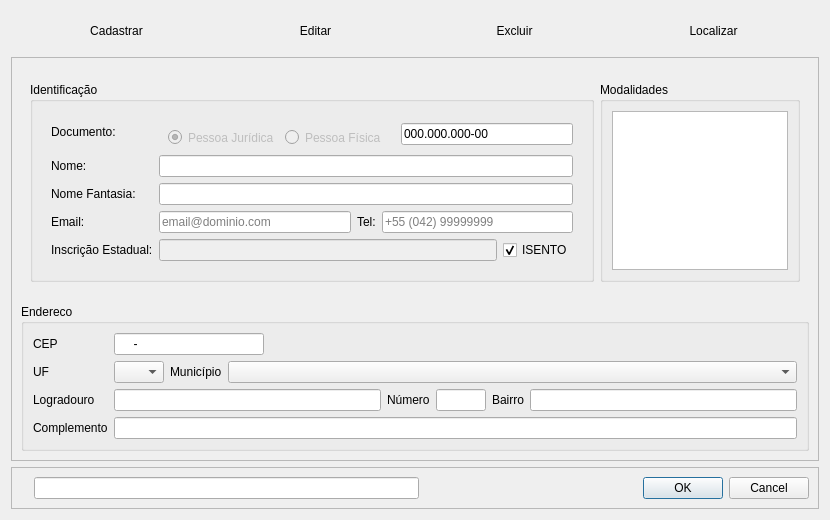
<?xml version="1.0" encoding="UTF-8"?>
<ui version="4.0">
 <class>CadastroPessoa</class>
 <widget class="QWidget" name="CadastroPessoa">
  <property name="windowModality">
   <enum>Qt::NonModal</enum>
  </property>
  <property name="geometry">
   <rect>
    <x>0</x>
    <y>0</y>
    <width>830</width>
    <height>520</height>
   </rect>
  </property>
  <property name="sizePolicy">
   <sizepolicy hsizetype="Minimum" vsizetype="Minimum">
    <horstretch>0</horstretch>
    <verstretch>0</verstretch>
   </sizepolicy>
  </property>
  <property name="minimumSize">
   <size>
    <width>830</width>
    <height>520</height>
   </size>
  </property>
  <property name="windowTitle">
   <string>Cadastrar Pessoa</string>
  </property>
  <layout class="QGridLayout" name="gridLayout_2">
   <item row="0" column="0">
    <layout class="QVBoxLayout" name="verticalLayout">
     <item>
      <widget class="QWidget" name="frame_menu" native="true">
       <property name="maximumSize">
        <size>
         <width>16777215</width>
         <height>60</height>
        </size>
       </property>
       <layout class="QHBoxLayout" name="horizontalLayout_4">
        <item>
         <layout class="QHBoxLayout" name="horizontalLayout_3">
          <item>
           <widget class="QPushButton" name="pushButton_cadastrar">
            <property name="text">
             <string>Cadastrar</string>
            </property>
            <property name="checkable">
             <bool>false</bool>
            </property>
            <property name="default">
             <bool>false</bool>
            </property>
            <property name="flat">
             <bool>true</bool>
            </property>
           </widget>
          </item>
          <item>
           <widget class="QPushButton" name="pushButton_editar">
            <property name="text">
             <string>Editar</string>
            </property>
            <property name="checkable">
             <bool>false</bool>
            </property>
            <property name="default">
             <bool>false</bool>
            </property>
            <property name="flat">
             <bool>true</bool>
            </property>
           </widget>
          </item>
          <item>
           <widget class="QPushButton" name="pushButton_excluir">
            <property name="text">
             <string>Excluir</string>
            </property>
            <property name="checkable">
             <bool>false</bool>
            </property>
            <property name="default">
             <bool>false</bool>
            </property>
            <property name="flat">
             <bool>true</bool>
            </property>
           </widget>
          </item>
          <item>
           <widget class="QPushButton" name="pushButton_localizar">
            <property name="text">
             <string>Localizar</string>
            </property>
            <property name="checkable">
             <bool>false</bool>
            </property>
            <property name="default">
             <bool>false</bool>
            </property>
            <property name="flat">
             <bool>true</bool>
            </property>
           </widget>
          </item>
         </layout>
        </item>
       </layout>
      </widget>
     </item>
     <item>
      <widget class="QFrame" name="frame_contents">
       <property name="frameShape">
        <enum>QFrame::StyledPanel</enum>
       </property>
       <property name="frameShadow">
        <enum>QFrame::Raised</enum>
       </property>
       <layout class="QGridLayout" name="gridLayout_7">
        <item row="1" column="0">
         <widget class="QFrame" name="frame_identificacao_modalidade">
          <property name="maximumSize">
           <size>
            <width>16777215</width>
            <height>250</height>
           </size>
          </property>
          <layout class="QHBoxLayout" name="horizontalLayout_identificacao">
           <item>
            <widget class="QGroupBox" name="groupBox_identificacao">
             <property name="maximumSize">
              <size>
               <width>16777215</width>
               <height>200</height>
              </size>
             </property>
             <property name="title">
              <string>Identificação</string>
             </property>
             <layout class="QGridLayout" name="gridLayout_3">
              <item row="0" column="0">
               <widget class="QWidget" name="widget_identificacao" native="true">
                <property name="minimumSize">
                 <size>
                  <width>500</width>
                  <height>0</height>
                 </size>
                </property>
                <layout class="QFormLayout" name="formLayout_identificacao">
                 <property name="sizeConstraint">
                  <enum>QLayout::SetDefaultConstraint</enum>
                 </property>
                 <item row="1" column="0">
                  <widget class="QLabel" name="label_nome">
                   <property name="text">
                    <string>Nome:</string>
                   </property>
                  </widget>
                 </item>
                 <item row="1" column="1">
                  <widget class="QLineEdit" name="lineEdit_nome">
                   <property name="inputMask">
                    <string/>
                   </property>
                   <property name="maxLength">
                    <number>100</number>
                   </property>
                   <property name="cursorMoveStyle">
                    <enum>Qt::VisualMoveStyle</enum>
                   </property>
                   <property name="clearButtonEnabled">
                    <bool>false</bool>
                   </property>
                  </widget>
                 </item>
                 <item row="2" column="0">
                  <widget class="QLabel" name="label_fantasia">
                   <property name="text">
                    <string>Nome Fantasia:</string>
                   </property>
                  </widget>
                 </item>
                 <item row="2" column="1">
                  <widget class="QLineEdit" name="lineEdit_fantasia">
                   <property name="inputMask">
                    <string/>
                   </property>
                   <property name="maxLength">
                    <number>100</number>
                   </property>
                  </widget>
                 </item>
                 <item row="3" column="0">
                  <widget class="QLabel" name="label">
                   <property name="text">
                    <string>Email:</string>
                   </property>
                  </widget>
                 </item>
                 <item row="3" column="1">
                  <layout class="QHBoxLayout" name="horizontalLayout_2">
                   <item>
                    <layout class="QHBoxLayout" name="horizontalLayout_5">
                     <item>
                      <widget class="QLineEdit" name="lineEdit_email">
                       <property name="inputMask">
                        <string/>
                       </property>
                       <property name="text">
                        <string/>
                       </property>
                       <property name="maxLength">
                        <number>100</number>
                       </property>
                       <property name="dragEnabled">
                        <bool>false</bool>
                       </property>
                       <property name="placeholderText">
                        <string>email@dominio.com</string>
                       </property>
                      </widget>
                     </item>
                     <item>
                      <widget class="QLabel" name="label_3">
                       <property name="text">
                        <string>Tel:</string>
                       </property>
                      </widget>
                     </item>
                     <item>
                      <widget class="QLineEdit" name="lineEdit_telefone">
                       <property name="inputMask">
                        <string/>
                       </property>
                       <property name="text">
                        <string/>
                       </property>
                       <property name="maxLength">
                        <number>32767</number>
                       </property>
                       <property name="placeholderText">
                        <string>+55 (042) 99999999</string>
                       </property>
                      </widget>
                     </item>
                    </layout>
                   </item>
                  </layout>
                 </item>
                 <item row="4" column="0">
                  <widget class="QLabel" name="label_IE">
                   <property name="text">
                    <string>Inscrição Estadual:</string>
                   </property>
                  </widget>
                 </item>
                 <item row="4" column="1">
                  <layout class="QHBoxLayout" name="horizontalLayout_IE">
                   <item>
                    <widget class="QLineEdit" name="lineEdit_IE">
                     <property name="enabled">
                      <bool>false</bool>
                     </property>
                     <property name="maxLength">
                      <number>15</number>
                     </property>
                    </widget>
                   </item>
                   <item>
                    <widget class="QCheckBox" name="checkBox_isento">
                     <property name="sizePolicy">
                      <sizepolicy hsizetype="Minimum" vsizetype="Minimum">
                       <horstretch>0</horstretch>
                       <verstretch>0</verstretch>
                      </sizepolicy>
                     </property>
                     <property name="text">
                      <string>ISENTO</string>
                     </property>
                     <property name="checked">
                      <bool>true</bool>
                     </property>
                    </widget>
                   </item>
                  </layout>
                 </item>
                 <item row="0" column="0">
                  <widget class="QLabel" name="label_documento">
                   <property name="text">
                    <string>Documento:</string>
                   </property>
                  </widget>
                 </item>
                 <item row="0" column="1">
                  <layout class="QHBoxLayout" name="horizontalLayout_10">
                   <item>
                    <widget class="QWidget" name="widget_tipo_pessoa" native="true">
                     <property name="enabled">
                      <bool>false</bool>
                     </property>
                     <layout class="QHBoxLayout" name="horizontalLayout_tipo_pessoa">
                      <property name="sizeConstraint">
                       <enum>QLayout::SetMinimumSize</enum>
                      </property>
                      <item>
                       <widget class="QRadioButton" name="radioButton_pj">
                        <property name="maximumSize">
                         <size>
                          <width>16777215</width>
                          <height>17</height>
                         </size>
                        </property>
                        <property name="text">
                         <string>Pessoa Jurídica</string>
                        </property>
                        <property name="checked">
                         <bool>true</bool>
                        </property>
                        <property name="autoRepeat">
                         <bool>false</bool>
                        </property>
                       </widget>
                      </item>
                      <item>
                       <widget class="QRadioButton" name="radioButton_pf">
                        <property name="maximumSize">
                         <size>
                          <width>16777215</width>
                          <height>17</height>
                         </size>
                        </property>
                        <property name="text">
                         <string>Pessoa Física</string>
                        </property>
                        <property name="checked">
                         <bool>false</bool>
                        </property>
                        <property name="autoRepeat">
                         <bool>false</bool>
                        </property>
                       </widget>
                      </item>
                     </layout>
                    </widget>
                   </item>
                   <item>
                    <widget class="QLineEdit" name="lineEdit_documento">
                     <property name="maximumSize">
                      <size>
                       <width>250</width>
                       <height>16777215</height>
                      </size>
                     </property>
                     <property name="inputMask">
                      <string>999.999.999-99</string>
                     </property>
                     <property name="text">
                      <string>000.000.000-00</string>
                     </property>
                     <property name="maxLength">
                      <number>14</number>
                     </property>
                    </widget>
                   </item>
                  </layout>
                 </item>
                </layout>
               </widget>
              </item>
             </layout>
            </widget>
           </item>
           <item>
            <widget class="QGroupBox" name="groupBox_modalidade">
             <property name="sizePolicy">
              <sizepolicy hsizetype="Minimum" vsizetype="Minimum">
               <horstretch>0</horstretch>
               <verstretch>0</verstretch>
              </sizepolicy>
             </property>
             <property name="maximumSize">
              <size>
               <width>200</width>
               <height>200</height>
              </size>
             </property>
             <property name="title">
              <string>Modalidades</string>
             </property>
             <layout class="QGridLayout" name="gridLayout">
              <item row="0" column="0">
               <widget class="QListWidget" name="listWidget_modalidade">
                <property name="maximumSize">
                 <size>
                  <width>16777215</width>
                  <height>16777215</height>
                 </size>
                </property>
                <property name="tabKeyNavigation">
                 <bool>true</bool>
                </property>
                <property name="showDropIndicator" stdset="0">
                 <bool>false</bool>
                </property>
                <property name="selectionMode">
                 <enum>QAbstractItemView::MultiSelection</enum>
                </property>
                <property name="selectionBehavior">
                 <enum>QAbstractItemView::SelectRows</enum>
                </property>
                <property name="viewMode">
                 <enum>QListView::ListMode</enum>
                </property>
               </widget>
              </item>
             </layout>
            </widget>
           </item>
          </layout>
         </widget>
        </item>
        <item row="2" column="0">
         <widget class="QGroupBox" name="groupBox_endereco">
          <property name="title">
           <string>Endereco</string>
          </property>
          <layout class="QHBoxLayout" name="horizontalLayout_6">
           <property name="spacing">
            <number>6</number>
           </property>
           <item>
            <layout class="QFormLayout" name="formLayout_enderco">
             <property name="leftMargin">
              <number>0</number>
             </property>
             <item row="0" column="0">
              <widget class="QLabel" name="label_cep">
               <property name="text">
                <string>CEP</string>
               </property>
              </widget>
             </item>
             <item row="0" column="1">
              <layout class="QHBoxLayout" name="horizontalLayout_11">
               <item>
                <widget class="QLineEdit" name="lineEdit_cep">
                 <property name="maximumSize">
                  <size>
                   <width>150</width>
                   <height>16777215</height>
                  </size>
                 </property>
                 <property name="inputMask">
                  <string>99999-999</string>
                 </property>
                 <property name="maxLength">
                  <number>9</number>
                 </property>
                </widget>
               </item>
               <item>
                <widget class="QLabel" name="label_endereco_id">
                 <property name="text">
                  <string/>
                 </property>
                 <property name="alignment">
                  <set>Qt::AlignRight|Qt::AlignTrailing|Qt::AlignVCenter</set>
                 </property>
                </widget>
               </item>
              </layout>
             </item>
             <item row="1" column="0">
              <widget class="QLabel" name="label_uf">
               <property name="text">
                <string>UF</string>
               </property>
              </widget>
             </item>
             <item row="1" column="1">
              <layout class="QHBoxLayout" name="horizontalLayout_9">
               <item>
                <widget class="QComboBox" name="comboBox_uf">
                 <property name="maximumSize">
                  <size>
                   <width>50</width>
                   <height>16777215</height>
                  </size>
                 </property>
                 <property name="font">
                  <font>
                   <pointsize>8</pointsize>
                  </font>
                 </property>
                </widget>
               </item>
               <item>
                <widget class="QLabel" name="label_municipio">
                 <property name="sizePolicy">
                  <sizepolicy hsizetype="Fixed" vsizetype="Preferred">
                   <horstretch>0</horstretch>
                   <verstretch>0</verstretch>
                  </sizepolicy>
                 </property>
                 <property name="text">
                  <string>Município</string>
                 </property>
                </widget>
               </item>
               <item>
                <widget class="QComboBox" name="comboBox_municipio">
                 <property name="sizePolicy">
                  <sizepolicy hsizetype="Minimum" vsizetype="Minimum">
                   <horstretch>0</horstretch>
                   <verstretch>0</verstretch>
                  </sizepolicy>
                 </property>
                 <property name="maximumSize">
                  <size>
                   <width>16777215</width>
                   <height>16777215</height>
                  </size>
                 </property>
                 <property name="frame">
                  <bool>true</bool>
                 </property>
                </widget>
               </item>
              </layout>
             </item>
             <item row="2" column="0">
              <widget class="QLabel" name="label_logradouro">
               <property name="text">
                <string>Logradouro</string>
               </property>
              </widget>
             </item>
             <item row="2" column="1">
              <layout class="QHBoxLayout" name="horizontalLayout_7">
               <item>
                <widget class="QLineEdit" name="lineEdit_logradouro">
                 <property name="maximumSize">
                  <size>
                   <width>16777215</width>
                   <height>16777215</height>
                  </size>
                 </property>
                 <property name="inputMask">
                  <string/>
                 </property>
                 <property name="maxLength">
                  <number>80</number>
                 </property>
                </widget>
               </item>
               <item>
                <widget class="QLabel" name="label_numero">
                 <property name="text">
                  <string>Número</string>
                 </property>
                </widget>
               </item>
               <item>
                <widget class="QLineEdit" name="lineEdit_numero">
                 <property name="maximumSize">
                  <size>
                   <width>50</width>
                   <height>16777215</height>
                  </size>
                 </property>
                 <property name="inputMask">
                  <string>00000</string>
                 </property>
                 <property name="maxLength">
                  <number>5</number>
                 </property>
                </widget>
               </item>
               <item>
                <widget class="QLabel" name="label_bairro">
                 <property name="text">
                  <string>Bairro</string>
                 </property>
                </widget>
               </item>
               <item>
                <widget class="QLineEdit" name="lineEdit_bairro">
                 <property name="inputMask">
                  <string/>
                 </property>
                 <property name="maxLength">
                  <number>80</number>
                 </property>
                </widget>
               </item>
              </layout>
             </item>
             <item row="3" column="0">
              <widget class="QLabel" name="label_complemento">
               <property name="text">
                <string>Complemento</string>
               </property>
              </widget>
             </item>
             <item row="3" column="1">
              <widget class="QLineEdit" name="lineEdit_complemento">
               <property name="inputMask">
                <string/>
               </property>
               <property name="text">
                <string/>
               </property>
               <property name="maxLength">
                <number>100</number>
               </property>
              </widget>
             </item>
            </layout>
           </item>
          </layout>
         </widget>
        </item>
       </layout>
      </widget>
     </item>
     <item>
      <widget class="QFrame" name="frame_buttons">
       <property name="maximumSize">
        <size>
         <width>16777215</width>
         <height>60</height>
        </size>
       </property>
       <property name="frameShape">
        <enum>QFrame::StyledPanel</enum>
       </property>
       <property name="frameShadow">
        <enum>QFrame::Raised</enum>
       </property>
       <layout class="QHBoxLayout" name="horizontalLayout">
        <item>
         <widget class="QLabel" name="label_id">
          <property name="text">
           <string/>
          </property>
         </widget>
        </item>
        <item>
         <widget class="QLineEdit" name="lineEdit_id">
          <property name="autoFillBackground">
           <bool>false</bool>
          </property>
          <property name="readOnly">
           <bool>true</bool>
          </property>
         </widget>
        </item>
        <item>
         <widget class="QDialogButtonBox" name="buttonBox">
          <property name="standardButtons">
           <set>QDialogButtonBox::Cancel|QDialogButtonBox::Ok</set>
          </property>
         </widget>
        </item>
       </layout>
      </widget>
     </item>
    </layout>
   </item>
  </layout>
 </widget>
 <resources/>
 <connections/>
</ui>
